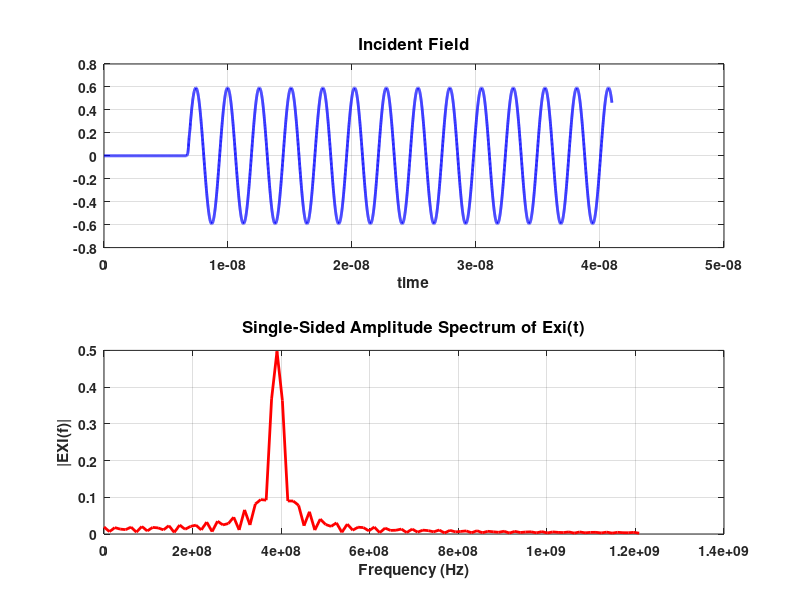
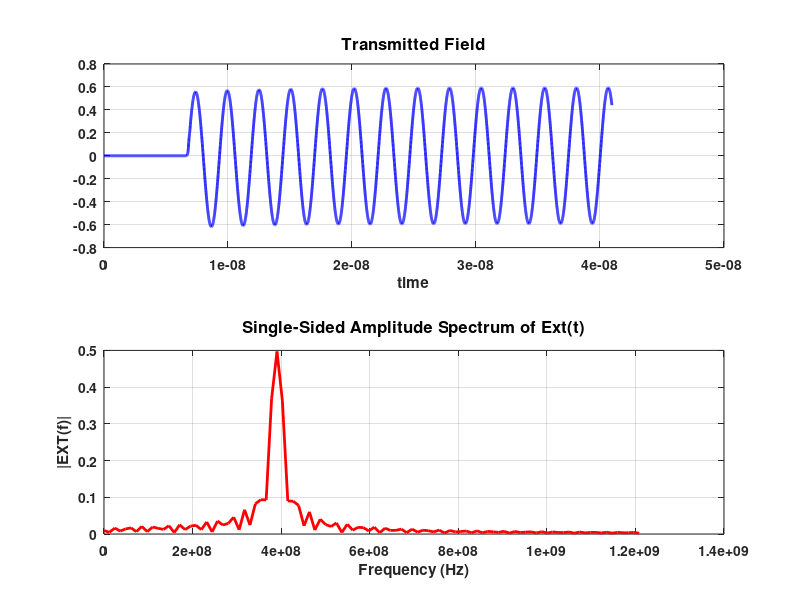
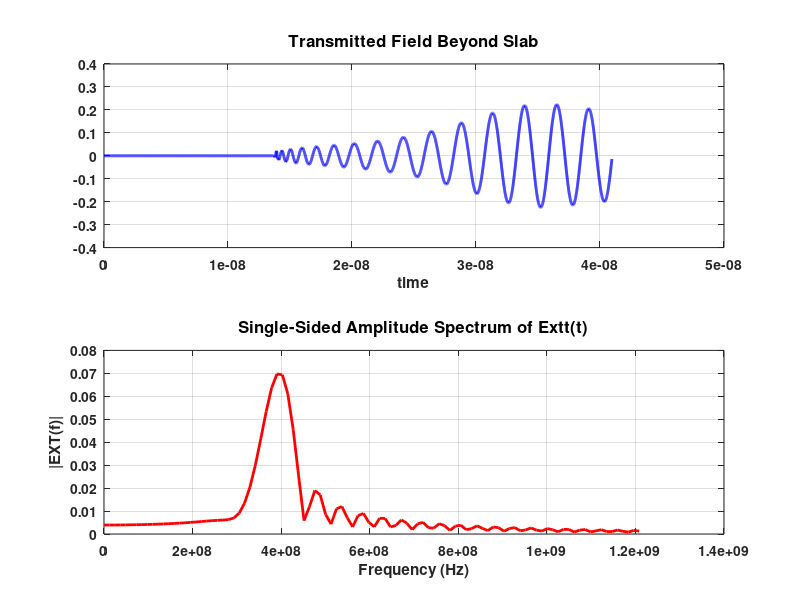
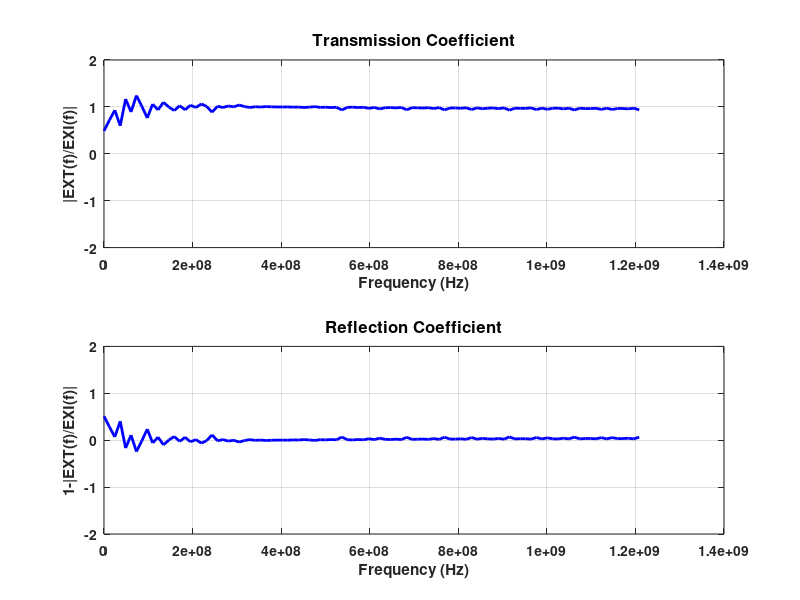

MATLAB code for these plots, in order:
clc
clear all

% Simulation parameters.
SIZE = 4*512; % No. of spatial steps
SlabLeft = round(SIZE/3); % Location of left end of Slab.
SlabRight = round(2*SIZE/3); % Location of right end of Slab
MaxTime = 4*SIZE; % No. of time steps
PulseWidth = round(SIZE/8); % Controls width of Gaussian Pulse
td = PulseWidth; % Temporal delay in pulse.
source = 10; % Location of source
SaveFields = 1; % 0. No, 1. Yes.
SnapshotInterval = 32; % Amount of time delay between snaps.

% Choice of source.
% 1. Gaussian 2. Sine wave 3. Ricker wavelet
SourceChoice = 2;

% Constants.
c = 3e8;
pi = 3.141592654;
e0 = (1e-9)/(36*pi);
u0 = (1e-7)*4*pi;

dt = 0.5e-11;
dz = 3e-3;
Sc = c * dt/dz

l = PulseWidth*dz;
f = c/l
fmax = 1/(2*dt)
w = 2*pi*f;
k0 = w/c; % Free space wave number.
% Ricker wavelet parameters.
if SourceChoice == 3
    fp = f; % Peak frequency
    dr = PulseWidth*dt*2; % Delay
end

% Initialization.
Ex = zeros(SIZE, 3); % x-component of E-field
Dx = zeros(SIZE, 3); % x-component of D
Hy = zeros(SIZE, 3); % y-component of H-field
By = zeros(SIZE, 3); % y-component of B

% Incident and Transmitted Fields.
Exi = zeros(MaxTime, 1);
Ext = zeros(MaxTime, 1);
Extt = zeros(MaxTime, 1);
x1 = SlabLeft+1; % Position of observation.

% Refractive Index calculations.
Z1 = SlabLeft + 50;
z1 = Z1*dz;
Z2 = SlabLeft + 60;
z2 = Z2*dz;
Exz1 = zeros(MaxTime, 1);
Exz2 = zeros(MaxTime, 1);

einf = ones(SIZE,1);
einf(SlabLeft:SlabRight) = 1; % einf(Drude) or er in slab.
uinf = ones(SIZE,1);
uinf(SlabLeft:SlabRight) = 1; % uinf(Drude) or ur in slab.
wpesq = zeros(SIZE,1);
wpesq(SlabLeft:SlabRight) = 2*w^2; % DNG(Drude) value of wpe squared in slab.
wpmsq = zeros(SIZE,1);
wpmsq(SlabLeft:SlabRight) = 2*w^2; % DNG(Drude) value of wpm squared in slab.
ge = zeros(SIZE,1);
ge(SlabLeft:SlabRight) = w/32; % Electric collision frequency in slab.
gm = zeros(SIZE,1);
gm(SlabLeft:SlabRight) = w/32; % Magnetic collision frequency in slab.

a0 = (4*dt^2)./(e0*(4*einf+dt^2*wpesq+2*dt*einf.*ge));
a = (1/dt^2)*a0;
b = (1/(2*dt))*ge.*a0;
c = (e0/dt^2)*einf.*a0;
d = (-1*e0/4).*wpesq.*a0;
e = (1/(2*dt))*e0*einf.*ge.*a0;
am0 = (4*dt^2)./(u0*(4*uinf+dt^2*wpmsq+2*dt*uinf.*gm));
am = (1/dt^2)*am0;
bm = (1/(2*dt))*gm.*am0;
cm = (u0/dt^2)*uinf.*am0;
dm = (-1*u0/4).*wpmsq.*am0;
em = (1/(2*dt))*u0*uinf.*gm.*am0;

if SaveFields == 1
    ExSnapshots = zeros(SIZE, MaxTime/SnapshotInterval); % Data for plotting.
    frame = 1;
end

n1 = 1;
n2 = 2;
linecount = 0;
% Outer loop for time-stepping.
tic
% Test loop for incident field in free space.
for q = 0:MaxTime
    
    % Progress indicator.
    if mod(q,SnapshotInterval) == 0
        fprintf(1, repmat('\b',1,linecount));
        linecount = fprintf(1, '%g %%', (q*100)/MaxTime );
    end
    
    % Calculation of Hy using update difference equation for Hy. This is time step q.
    Hy(1:SIZE-1,n2) = Hy(1:SIZE-1,n1) + ( ( Ex(1:SIZE-1,n1) - Ex(2:SIZE,n1) ) * dt/(u0*dz) );
        
    % ABC for H at SIZE.
    Hy(SIZE,n2) = Hy(SIZE-1,n1) + (Sc-1)/(Sc+1)*(Hy(SIZE-1,n2) - Hy(SIZE,n1) );
 
    % Calculation of Ex using updated difference equation for Ex. This is time step q+1/2.
    Ex(2:SIZE,n2) = Ex(2:SIZE, n1) + ( dt/(e0*dz)*(Hy(1:SIZE-1, n2) - Hy(2:SIZE, n2)) );
    
    % ABC for E at 1.
    Ex(1,n2) = Ex(2,n1) + (Sc-1)/(Sc+1)*(Ex(2,n2) - Ex(2,n1));
    
    % Source.
    if SourceChoice == 1
    Ex(source,n2) = Ex(source,n2) + exp( -1*((q-td)/(PulseWidth/4))^2 ) * Sc;
    elseif SourceChoice == 2
    Ex(source,n2) = Ex(source,n2) + sin(2*pi*f*(q)*dt) * Sc;
    elseif SourceChoice == 3
    Ex(source,n2) = Ex(source,n2) + (1-2*(pi*fp*(q*dt-dr))^2)*exp(-1*(pi*fp*(q*dt-dr))^2) * Sc;
    end
    
    Exi(q+1) = Ex(x1,n2); % Incident field is left of slab.
    
    temp = n1;
    n1 = n2;
    n2 = temp;
end
fprintf(1, repmat('\b',1,linecount));
fprintf ( 1, 'Dry run complete! \n');
% Reinitialization of fields for actual simulation.
Ex = zeros(SIZE, 3); % x-component of E-field
Hy = zeros(SIZE, 3); % y-component of H-field
linecount = 0;
% Actual simulation with scatterer.
fprintf ( 1, 'Simulation started... \n');
for q = 0:MaxTime
    
    % Progress indicator.
    if mod(q,SnapshotInterval) == 0
        fprintf(1, repmat('\b',1,linecount));
        linecount = fprintf(1, '%g %%', (q*100)/MaxTime );
    end
    
    % Storing past fields.
    Ex(:,3) = Ex(:,n2);
    Dx(:,3) = Dx(:,n2);
    Hy(:,3) = Hy(:,n2);
    By(:,3) = By(:,n2);
    
    % Calculation of Hy using update difference equation for Hy. This is time step q.
    By(1:SIZE-1,n2) = By(1:SIZE-1,n1) + ( ( Ex(1:SIZE-1,n1) - Ex(2:SIZE,n1) ) * dt/(dz) );
    Hy(:,n2) = am.*(By(:,n2)-2*By(:,n1)+By(:,3))+bm.*(By(:,n2)-By(:,3))+cm.*(2*Hy(:,n1)-Hy(:,3))+dm.*(2*Hy(:,n1)+Hy(:,3))+em.*(Hy(:,3));
    
    % ABC for H at SIZE.
    Hy(SIZE,n2) = Hy(SIZE-1,n1) + (Sc-1)/(Sc+1)*(Hy(SIZE-1,n2) - Hy(SIZE,n1) );
    By(SIZE,n2) = u0*Hy(SIZE,n2);

    % Calculation of Ex using updated difference equation for Ex. This is time step q+1/2.
    Dx(2:SIZE,n2) = Dx(2:SIZE, n1) + ( dt/(dz)*(Hy(1:SIZE-1, n2) - Hy(2:SIZE, n2)) );
    Ex(:,n2) = a.*(Dx(:,n2)-2*Dx(:,n1)+Dx(:,3))+b.*(Dx(:,n2)-Dx(:,3))+c.*(2*Ex(:,n1)-Ex(:,3))+d.*(2*Ex(:,n1)+Ex(:,3))+e.*(Ex(:,3));
    
    % ABC for E at 1.
    Ex(1,n2) = Ex(2,n1) + (Sc-1)/(Sc+1)*(Ex(2,n2) - Ex(2,n1));
    Dx(1,n2) = e0*Ex(1,n2);
    
    % Source.
    if SourceChoice == 1
    Ex(source,n2) = Ex(source,n2) + exp( -1*((q-td)/(PulseWidth/4))^2 ) * Sc;
    elseif SourceChoice == 2
    Ex(source,n2) = Ex(source,n2) + sin(2*pi*f*(q)*dt) * Sc;
    elseif SourceChoice == 3
    Ex(source,n2) = Ex(source,n2) + (1-2*(pi*fp*(q*dt-dr))^2)*exp(-1*(pi*fp*(q*dt-dr))^2) * Sc;
    end
    Dx(source,n2) = e0*Ex(source,n2);

    if (SaveFields == 1 && mod(q,SnapshotInterval) == 0)
        ExSnapshots(:,frame) = Ex(:,n2);
        frame=frame+1;
    end
    
    Ext(q+1) = Ex(x1,n2);
    Extt(q+1) = Ex(SlabRight+10,n2);
    
    % Fields for calculation of refractive index.
    Exz1(q+1) = Ex(Z1, n2);
    Exz2(q+1) = Ex(Z2, n2);
    
    temp = n1;
    n1 = n2;
    n2 = temp;
end
fprintf(1, repmat('\b',1,linecount));
fprintf ( 1, 'Simulation complete! \n');
toc
% Postprocessing.
Fs = 1/dt;                    % Sampling frequency
T = dt;                       % Sample time
L = length(Exi);              % Length of signal
t = (0:L-1)*T;                % Time vector
fspan = 100;                  % Points to plot in frequency domain

figure(1)
subplot(211)
plot(Fs*t*dt, Exi, 'LineWidth', 2.0, 'Color', 'b')
set(gca, 'FontSize', 10, 'FontWeight', 'b')
title('Incident Field', 'FontSize', 12, 'FontWeight', 'b')
xlabel('time', 'FontSize', 11, 'FontWeight', 'b')
grid on
figure(2)
subplot(211)
plot(Fs*t*dt, Ext, 'LineWidth', 2.0, 'Color', 'b')
set(gca, 'FontSize', 10, 'FontWeight', 'b')
title('Transmitted Field', 'FontSize', 12, 'FontWeight', 'b')
xlabel('time', 'FontSize', 11, 'FontWeight', 'b')
grid on
figure(3)
subplot(211)
plot(Fs*t*dt, Extt, 'LineWidth', 2.0, 'Color', 'b')
set(gca, 'FontSize', 10, 'FontWeight', 'b')
title('Transmitted Field Beyond Slab', 'FontSize', 12, 'FontWeight', 'b')
xlabel('time', 'FontSize', 11, 'FontWeight', 'b')
grid on

NFFT = 2^nextpow2(L); % Next power of 2 from length of Exi
% Incident and Transmitted fields.
EXI = fft(Exi,NFFT)/L;
EXT = fft(Ext,NFFT)/L;
EXTT = fft(Extt,NFFT)/L;
% Refractive index calculations.
EXZ1 = fft(Exz1,NFFT)/L;
EXZ2 = fft(Exz2,NFFT)/L;
f = Fs/2*linspace(0,1,NFFT/2+1);

% Plot single-sided amplitude spectrum.
figure(1)
subplot(212)
EXIp = 2*abs(EXI(1:NFFT/2+1));
plot(f(1:fspan), EXIp(1:fspan), 'LineWidth', 2.0, 'Color', 'r')
set(gca, 'FontSize', 10, 'FontWeight', 'b')
title('Single-Sided Amplitude Spectrum of Exi(t)', 'FontSize', 12, 'FontWeight', 'b')
xlabel('Frequency (Hz)', 'FontSize', 11, 'FontWeight', 'b')
ylabel('|EXI(f)|', 'FontSize', 11, 'FontWeight', 'b')
grid on
figure(2)
subplot(212)
EXTp = 2*abs(EXT(1:NFFT/2+1));
plot(f(1:fspan), EXTp(1:fspan), 'LineWidth', 2.0, 'Color', 'r')
set(gca, 'FontSize', 10, 'FontWeight', 'b')
title('Single-Sided Amplitude Spectrum of Ext(t)', 'FontSize', 12, 'FontWeight', 'b')
xlabel('Frequency (Hz)', 'FontSize', 11, 'FontWeight', 'b')
ylabel('|EXT(f)|', 'FontSize', 11, 'FontWeight', 'b')
grid on
figure(3)
subplot(212)
EXTTp = 2*abs(EXTT(1:NFFT/2+1));
plot(f(1:fspan), EXTTp(1:fspan), 'LineWidth', 2.0, 'Color', 'r')
set(gca, 'FontSize', 10, 'FontWeight', 'b')
title('Single-Sided Amplitude Spectrum of Extt(t)', 'FontSize', 12, 'FontWeight', 'b')
xlabel('Frequency (Hz)', 'FontSize', 11, 'FontWeight', 'b')
ylabel('|EXT(f)|', 'FontSize', 11, 'FontWeight', 'b')
grid on

% Transmission Coefficient.
figure(4)
subplot(211)
TAU = abs(EXT(1:NFFT/2+1)./EXI(1:NFFT/2+1));
plot(f(1:fspan), TAU(1:fspan), 'LineWidth', 2.0, 'Color', 'b')
set(gca, 'FontSize', 10, 'FontWeight', 'b')
title('Transmission Coefficient', 'FontSize', 12, 'FontWeight', 'b')
xlabel('Frequency (Hz)', 'FontSize', 11, 'FontWeight', 'b')
ylabel('|EXT(f)/EXI(f)|', 'FontSize', 11, 'FontWeight', 'b')
axis([-1 1 -2 2])
axis 'auto x'
grid on
subplot(212)
plot(f(1:fspan), 1-TAU(1:fspan), 'LineWidth', 2.0, 'Color', 'b')
set(gca, 'FontSize', 10, 'FontWeight', 'b')
title('Reflection Coefficient', 'FontSize', 12, 'FontWeight', 'b')
xlabel('Frequency (Hz)', 'FontSize', 11, 'FontWeight', 'b')
ylabel('1-|EXT(f)/EXI(f)|', 'FontSize', 11, 'FontWeight', 'b')
axis([-1 1 -2 2])
axis 'auto x'
grid on

% Refractive Index calculations.
nFDTD = (1/(1i*k0*(z1-z2))).*log(EXZ2(1:NFFT/2+1)./EXZ1(1:NFFT/2+1));
figure(5)
subplot(211)
plot(f(1:fspan), real(nFDTD(1:fspan)), 'LineWidth', 2.0, 'Color', 'b');
set(gca, 'FontSize', 10, 'FontWeight', 'b')
title('Refractive index re(n)', 'FontSize', 12, 'FontWeight', 'b')
xlabel('Frequency (Hz)', 'FontSize', 11)
ylabel('re(n)', 'FontSize', 11)
grid on
subplot(212)
plot(f(1:fspan), imag(nFDTD(1:fspan)), 'LineWidth', 2.0, 'Color', 'r');
set(gca, 'FontSize', 10, 'FontWeight', 'b')
title('Refractive index im(n)', 'FontSize', 12, 'FontWeight', 'b')
xlabel('Frequency (Hz)', 'FontSize', 11, 'FontWeight', 'b')
ylabel('im(n)', 'FontSize', 11, 'FontWeight', 'b')
grid on

if SaveFields == 1
    % Simulation animation.
    for i=1:frame-1
        figure (6)
        % Scatterer boundaries.
        hold off
        plot([dz*SlabLeft dz*SlabLeft], [-1 1], 'Color', 'r');
        hold on
        plot([dz*SlabRight dz*SlabRight], [-1 1], 'Color', 'r');
        plot(dz*(1:length(ExSnapshots(:,i))),ExSnapshots(:,i), 'LineWidth', 2.0, 'Color', 'b');
        set(gca, 'FontSize', 10, 'FontWeight', 'b')
        axis([0 dz*SIZE -1 1])
        title('Time Domain Simulation', 'FontSize', 12, 'FontWeight', 'b')
        xlabel('z-axis (meters)', 'FontSize', 11, 'FontWeight', 'b')
        ylabel('Electric field (Ex)', 'FontSize', 11, 'FontWeight', 'b')
        grid on
        % figure (7)
        % Scatterer boundaries.
%         hold off
%         plot([SlabLeft SlabLeft], [-1 1], 'Color', 'r');
%         hold on
%         plot([SlabRight SlabRight], [-1 1], 'Color', 'r');
%         plot((1:length(ExSnapshots(:,i))),ExSnapshots(:,i), 'LineWidth', 2.0, 'Color', 'b');
%         set(gca, 'FontSize', 10, 'FontWeight', 'b')
%         axis([0 SIZE -1 1])
%         title('Time Domain Simulation', 'FontSize', 12, 'FontWeight', 'b')
%         xlabel('Spatial step (k)', 'FontSize', 11, 'FontWeight', 'b')
%         ylabel('Electric field (Ex)', 'FontSize', 11, 'FontWeight', 'b')
%         grid on
    end
end
